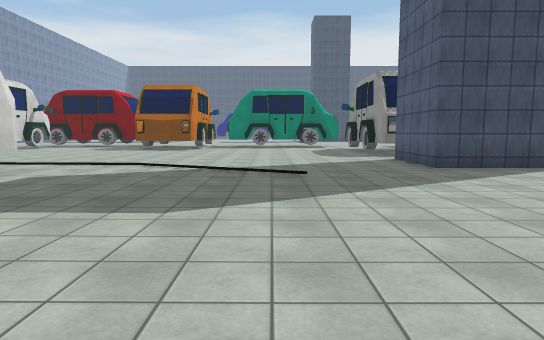
View 1 (above)

24 first-person views from a walk through a 3-D level made in the Unity game engine. The camera is 1.5 m above the floor, tilts 6° down and sees 75° across. The floor is counted in squares, 2 m on a side. Each view is taken from the middle of a square. On the plan, view 1 faces up. The plan holds only what a view shows up to about 11 squares ahead; the rest is blank. The place goes on beyond the plan. The player character is not drawn. Surface patterns are stand-ins for the level's own textures.

View 2
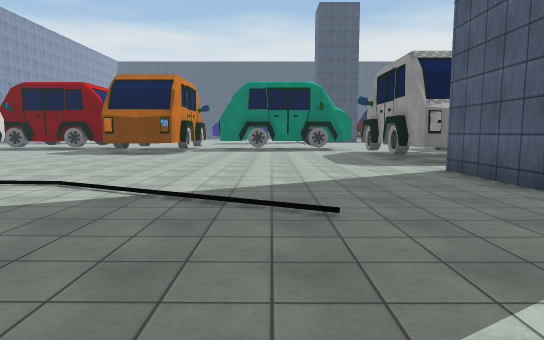

View 3
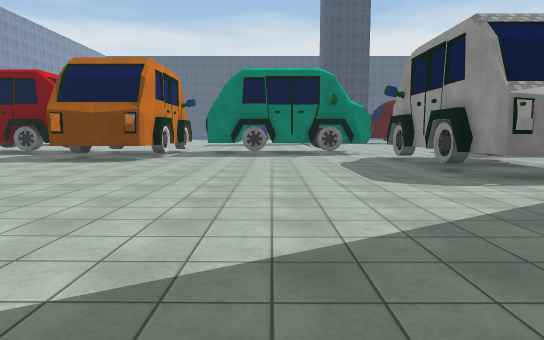

View 4
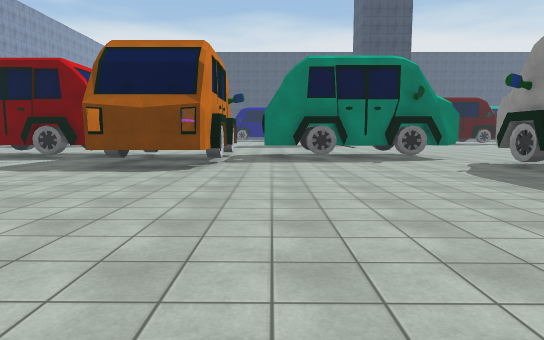

View 5
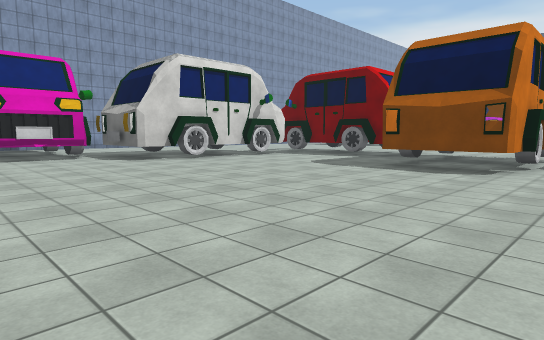

View 6
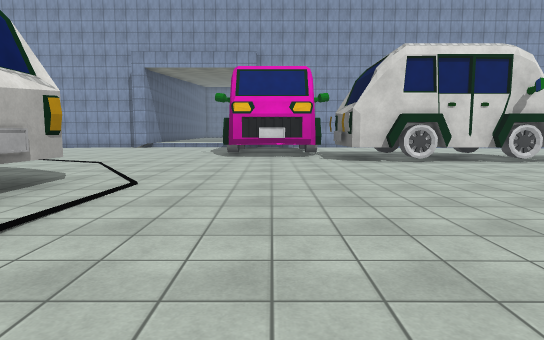

View 7
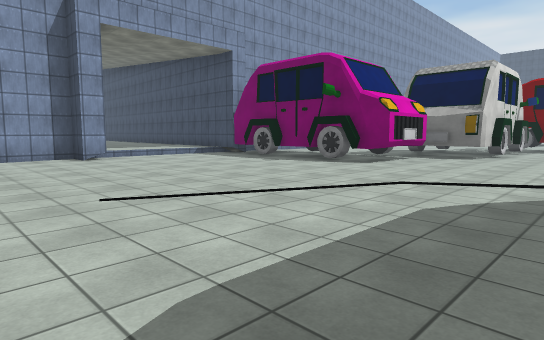

View 8
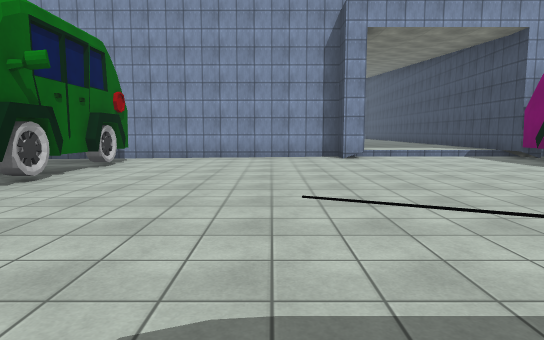

View 9
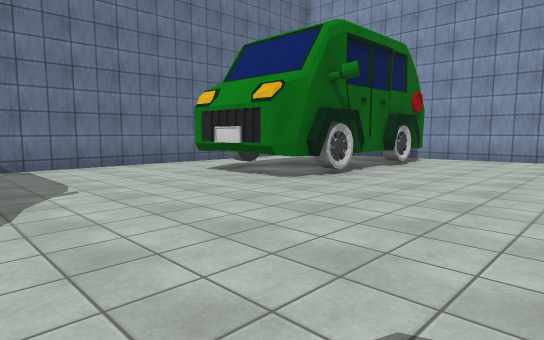

View 10
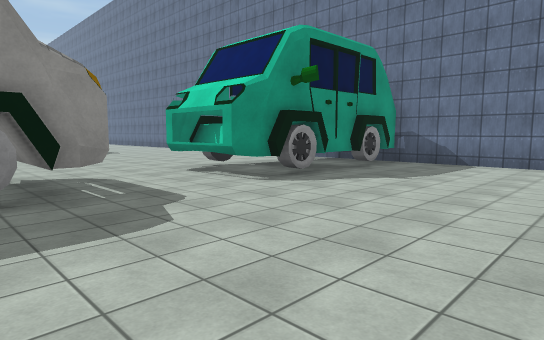

View 11
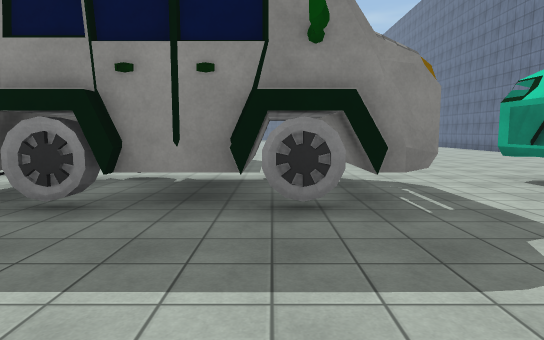

View 12
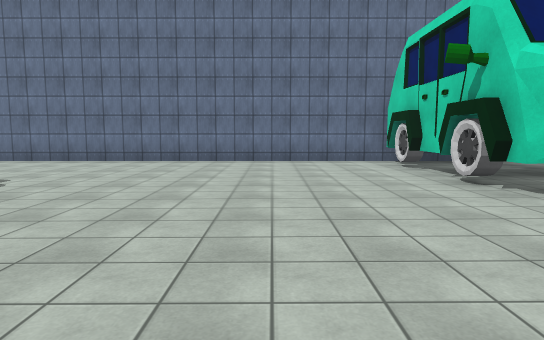

View 13
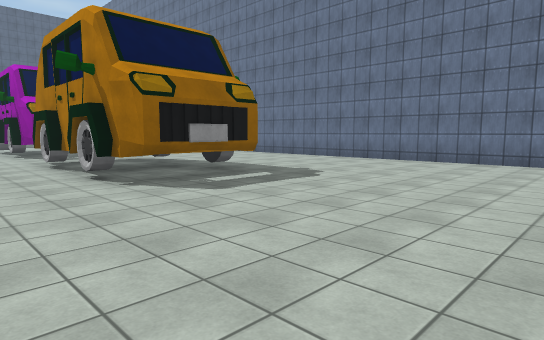

View 14
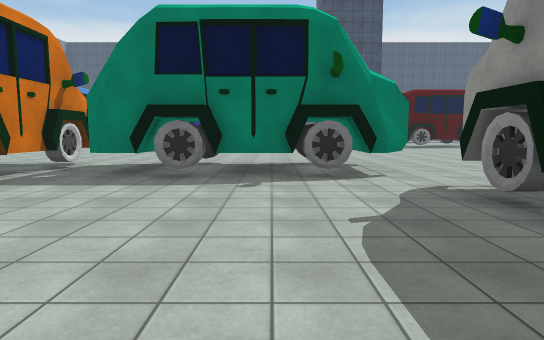

View 15
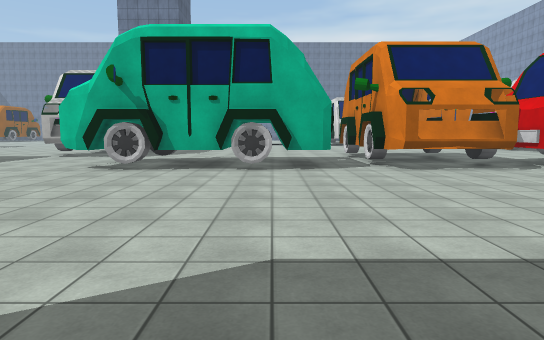

View 16
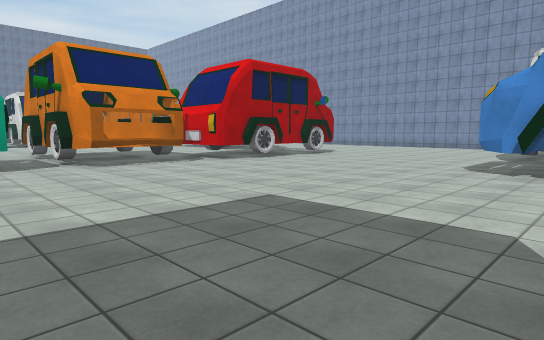

View 17
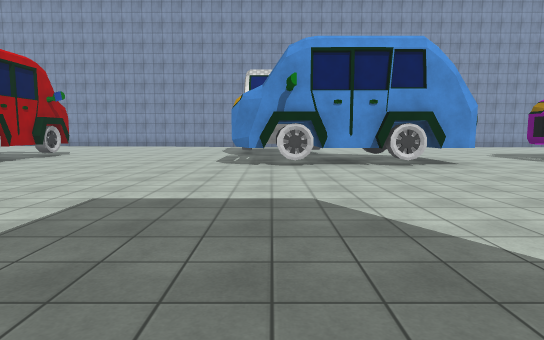

View 18
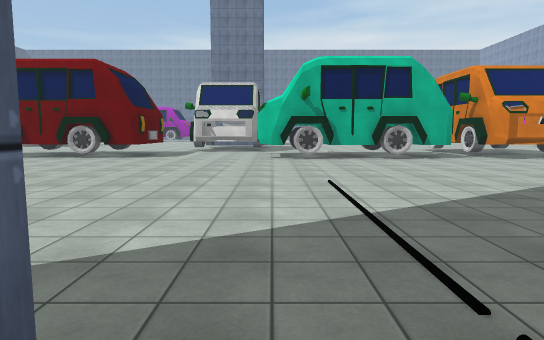

View 19
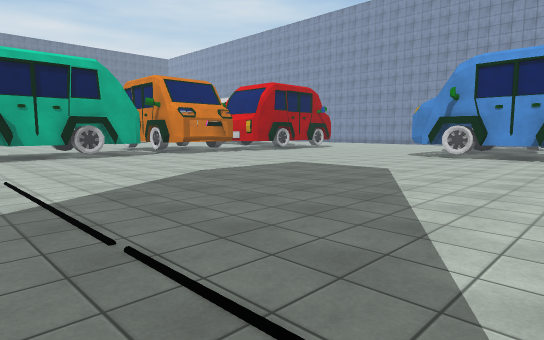

View 20
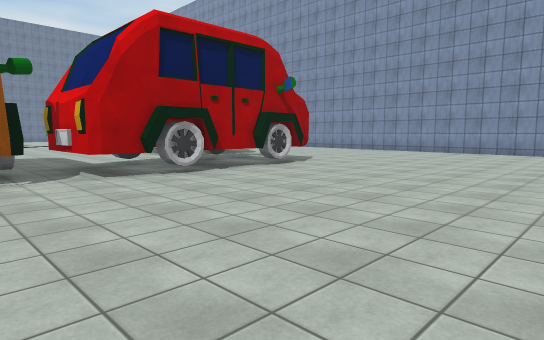

View 21
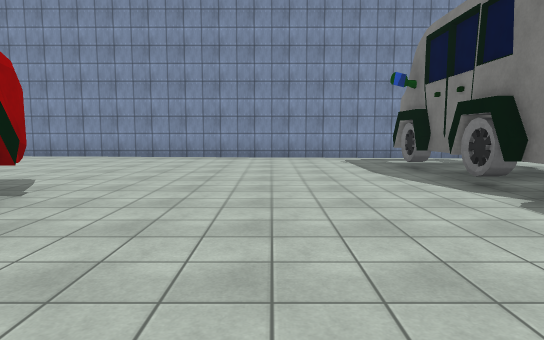

View 22
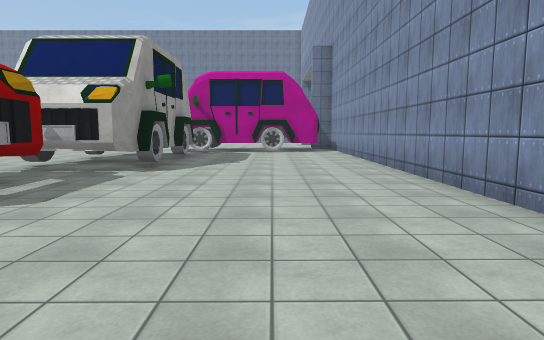

View 23
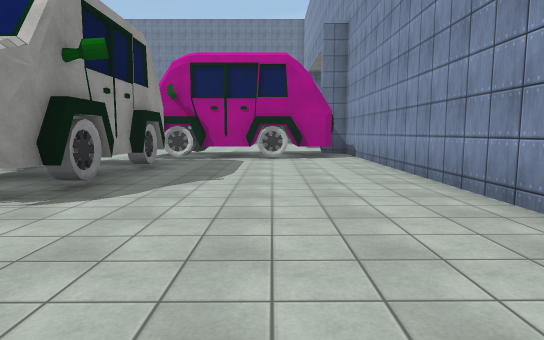

View 24
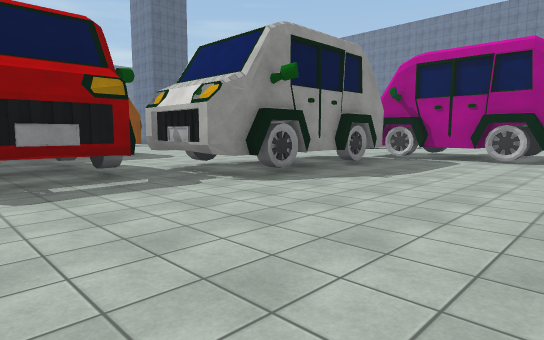

### Floor plan
Key: @ floor where view 1 was taken; # wall or solid block; . main floor; : floor 0.25 m higher than the main floor; + floor 0.5 m higher than the main floor; ^ raised ledge; T thing the floor can be seen under or through.
Columns run from 19 left of view 1 to 7 right of it. Each row starts with its distance up from view 1.
 32           ##...   .....
 31          ###...........#
 30            #............
 29           ##.............
 28 #.      ####.............
 27 #. #####. #...............
 26 #..........................
 25 #..........................
 24 #..........................
 23 #..........................
 22 #..........................
 21 #......###TTTTTT..##.......
 20 #......##   TTTT.^##^##...#
 19 #......##^TTTT #.^## ##...
 18 #............  ^.######...
 17 #.....###....###.......###
 16 #.....###....###.......#
 15 #:....^ ^..............#
 14 #::...###..............#
 13 #:::..###..............##
 12 #::::.###..............#
 11 #:######................
 10 #:######...............#
  9 ########...............#
  8 +::::::.......:........###
  7 +::::::.....###...........
  6 +::::::.....###..........
  5 +::::::.....#  .........
  4 ##:::::.....^ ^........
  3 #::::::.....###........
  2 #::::::.....## ............
  1 #::::::...............#####
  0 #..................@..##
 -1 #...........###.......##
 -2 #.######....###........##
 -3      ###....###...........
 -4      ###....###...........
 -5    .........###..........
 -6    .........^^#..........
 -7     #####################

Positions as (right, up) in squares from view 1, and headings:
1: (0, 0), facing up
2: (0, 3), facing up
3: (0, 6), facing up
4: (-2, 8), facing up
5: (-2, 8), facing up-left
6: (-2, 10), facing left
7: (-8, 1), facing up-left
8: (-8, 2), facing left
9: (-8, 2), facing down-left
10: (-12, 3), facing down-right
11: (-11, 3), facing right
12: (-2, 3), facing down
13: (-2, 3), facing down-right
14: (1, 12), facing up
15: (-1, 28), facing down
16: (-1, 29), facing down-left
17: (0, 28), facing left
18: (3, 31), facing down
19: (3, 32), facing down-left
20: (-5, 27), facing down-left
21: (-8, 24), facing left
22: (-16, 24), facing down
23: (-16, 21), facing down
24: (-18, 21), facing down-right
